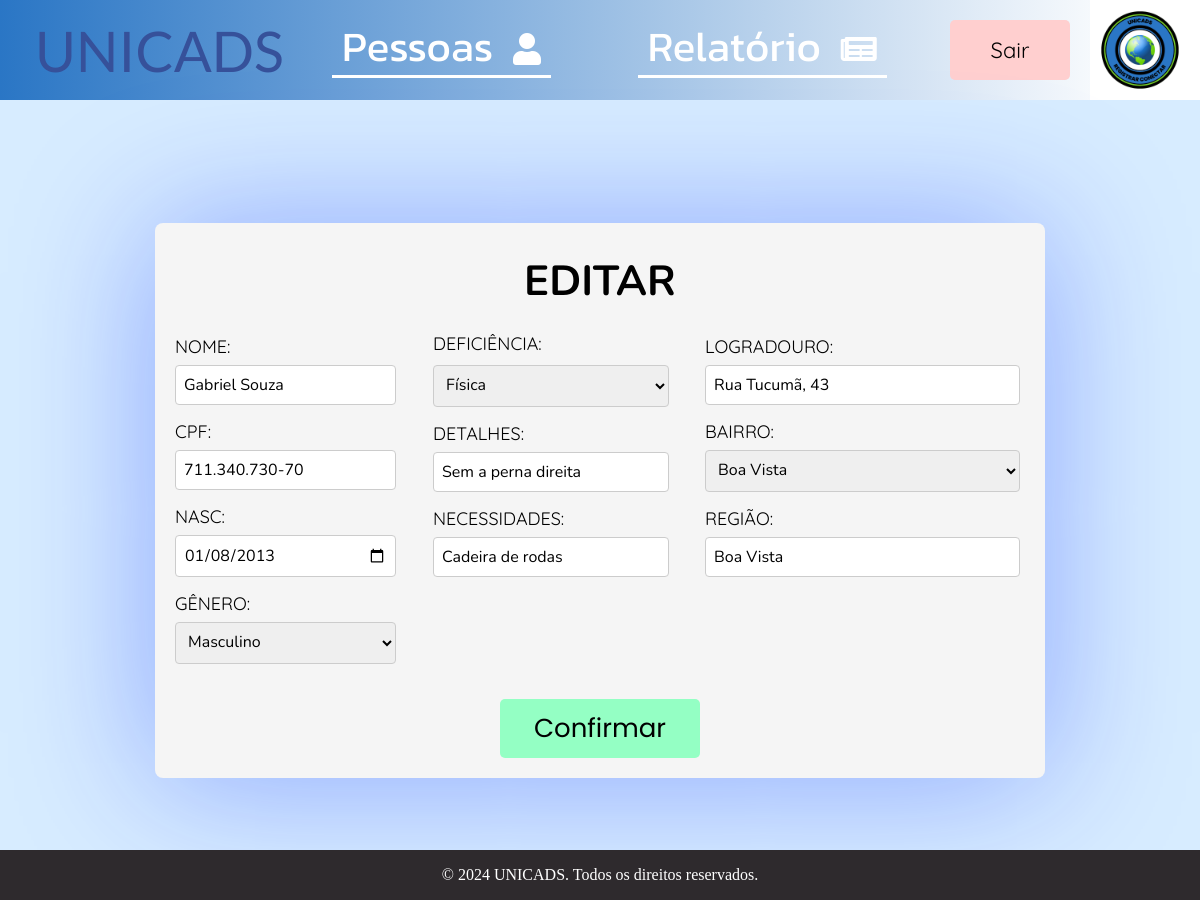
Screenshot of /editar-pessoa/54 (signed in) with the database file from the repository.
### base/models.py (models this page shows, shortened)
class Pessoa(models.Model):
    DEFICIENCIA_CHOICES = [
        ('Física', 'Física'),
        ('Auditiva', 'Auditiva'),
        ('Visual', 'Visual'),
        ('Intelectual', 'Intelectual'),
        ('Psicossocial', 'Psicossocial')
    ]
    nome =  models.CharField(max_length=200, blank=False, null=False)
    cpf = models.CharField(max_length=20)
    data_nasc = models.DateField()
    genero = models.CharField(
        max_length=10,
        choices=[
        ('Masculino', 'Masculino'),
        ('Feminino', 'Feminino'),
    ],
        default='Não informado',
    )
    endereco = models.ForeignKey(Endereco, on_delete=models.SET_NULL, null=True, default=None)
    deficiencia = models.CharField(max_length=15,
                                   choices=DEFICIENCIA_CHOICES,
                                   default='Não informada')
    detalhes = models.CharField(max_length=300, default='Não Fornecido')
    necessidades = models.CharField(max_length=300, default='Não Fornecida')

class Endereco(models.Model):
    BAIRROS_CHOICES = [
        ('Água Verde', 'Água Verde'),
        ('Águas Claras', 'Águas Claras'),
        ('Amizade', 'Amizade'),
        ('Barra do Rio Cerro', 'Barra do Rio Cerro'),
        ('Barra do Rio Molha', 'Barra do Rio Molha'),
        ('Boa Vista', 'Boa Vista'),
        ('Braço Ribeirão Cavalo', 'Braço Ribeirão Cavalo'),
        ('Centenário', 'Centenário'),
        ('Centro', 'Centro'),
        ('Chico de Paulo', 'Chico de Paulo'),
        ('Czerniewicz', 'Czerniewicz'),
        ('Estrada Nova', 'Estrada Nova'),
        ('Ilha da Figueira', 'Ilha da Figueira'),
        ('Jaraguá 84', 'Jaraguá 84'),
        ('Jaraguá 99', 'Jaraguá 99'),
        ('Jaraguá Esquerdo', 'Jaraguá Esquerdo'),
        ('João Pessoa', 'João Pessoa'),
        ('Nereu Ramos', 'Nereu Ramos'),
        ('Nova Brasília', 'Nova Brasília'),
        ('Parque Malwee', 'Parque Malwee'),
        ('Rau', 'Rau'),
        ('Ribeirão Cavalo', 'Ribeirão Cavalo'),
        ('Rio Cerro I', 'Rio Cerro I'),
        ('Rio Cerro II', 'Rio Cerro II'),
        ('Rio da Luz', 'Rio da Luz'),
        ('Rio Molha', 'Rio Molha'),
        ('Santa Luzia', 'Santa Luzia'),
        ('Santo Antônio', 'Santo Antônio'),
        ('São Luís', 'São Luís'),
        ('Tifa Martins', 'Tifa Martins'),
        ('Tifa Monos', 'Tifa Monos'),
        ('Três Rios do Norte', 'Três Rios do Norte'),
        ('Três Rios do Sul', 'Três Rios do Sul'),
        ('Vieira', 'Vieira'),
        ('Vila Baependi', 'Vila Baependi'),
        ('Vila Lalau', 'Vila Lalau'),
        ('Vila Lenzi', 'Vila Lenzi'),
        ('Vila Nova', 'Vila Nova'),
    ]
    logradouro = models.CharField(max_length=200)
    bairro = models.CharField(max_length=100,
                                choices=BAIRROS_CHOICES, default='Não Informado')
    regiao = models.CharField(max_length=100)

### base/views.py (the view, shortened to what this page needs)
# urls.py: path('editar-pessoa/<int:pessoa_id>', views.editar_pessoa, name='editar'),
@login_required(login_url='login/')
def editar_pessoa(request, pessoa_id):
    pessoa = Pessoa.objects.get(id=pessoa_id)
    form_pessoa = PessoaForm(request.POST, instance=pessoa)
    form_endereco = EnderecoForm(request.POST, instance=pessoa.endereco)
    return render(request, 'editar.html', {'form_pessoa': form_pessoa, 'form_endereco': form_endereco, 'pessoa': pessoa, 'bairros':[bairro[0] for bairro in Endereco.BAIRROS_CHOICES]})

### base/forms.py
class PessoaForm(forms.ModelForm):
    detalhes = forms.CharField(required=False)
    necessidades = forms.CharField(required=False)
    class Meta:
        model = Pessoa
        fields = ['nome', 'cpf', 'data_nasc', 'genero', 'deficiencia','detalhes', 'necessidades']

class EnderecoForm(forms.ModelForm):
    class Meta:
        model = Endereco
        fields = ['logradouro', 'bairro', 'regiao']

### base/templates/editar.html (shortened to what this page needs)
{% extends "base.html" %}
{% load static %}
{% block css %}{% static 'css/cadastro_editar.css' %}{% endblock %}
{% block conteudo %}
<link rel="stylesheet" href="https://cdnjs.cloudflare.com/ajax/libs/font-awesome/5.15.4/css/all.min.css">
<main>
    <div class="box">
        <h1 class="text">EDITAR</h1>
        <form method="post" class="edit-form">
            <div class="dados">
                <div class="pessoa">
                    <div class="esquerda">
                        <div class="form-group">
                            <label for="id_nome">NOME:</label>
                            <input type="text" name="nome" id="id_nome" autocomplete="off" value="{{ form_pessoa.instance.nome }}" required>
                        </div>
                        <div class="form-group">
                            <label for="id_cpf">CPF:</label>
                            <input type="text" name="cpf" id="id_cpf" autocomplete="off" maxlength="14" value="{{ form_pessoa.instance.cpf }}">
                        </div>
                        <div class="form-group">
                            <label for="id_nasc">NASC:</label>
                            <input type="date" name="data_nasc" id="id_nasc" autocomplete="off" value="{{ form_pessoa.instance.data_nasc|date:'Y-m-d' }}">
                        </div>
                        <div class="form-group">
                            <label for="id_genero">GÊNERO:</label>
                            <select name="genero" id="id_genero">
                                <option value="Masculino"{% if form_pessoa.genero == 'Masculino' %}selected{% endif %}>Masculino</option>
                            </select>
                        </div>
                    </div>
                    <div class="direita">
                        <div class="form-group">
                            <label for="id_deficiencia">DEFICIÊNCIA:</label>
                            <select name="deficiencia" id="id_deficiencia" required>
                                <option value="Física" {% if form_pessoa.instance.deficiencia == 'Física' %}selected{% endif %}>Física</option>
                            </select>
                        </div>
                        <div class="form-group">
                            <label for="id_detalhes">DETALHES:</label>
                            <input type="text" name="detalhes" id="id_detalhes" autocomplete="off" value="{{ form_pessoa.instance.detalhes }}">
                        </div>
                        <div class="form-group">
                            <label for="id_necessidades">NECESSIDADES:</label>
                            <input type="text" name="necessidades" id="id_necessidades" autocomplete="off" value="{{ form_pessoa.instance.necessidades }}">
                        </div>
                    </div>
                </div>
                <div class="endereco">
                    <div class="form-group">
                        <label for="id_logradouro">LOGRADOURO:</label>
                        <input type="text" name="logradouro" id="id_logradouro" autocomplete="off" value="{{ form_pessoa.instance.endereco.logradouro }}">
                    </div>
                    <div class="form-group">
                        <label for="id_bairro">BAIRRO:</label>
                            <select name="bairro" id="id_bairro" required>
                                {% for bairro in bairros %}
                                <option value="{{ bairro }}" {% if form_pessoa.instance.endereco.bairro == bairro %}selected{% endif %}>{{ bairro }}</option>
                                {% endfor %}
                            </select>
                    </div>
                    <div class="form-group">
                        <label for="id_regiao">REGIÃO:</label>
                        <input type="text" name="regiao" id="id_regiao" autocomplete="off" value="{{ form_pessoa.instance.endereco.regiao }}">
                    </div>
                </div>
            </div>
            <div class="botao">
                <button type="submit" class="btn">Confirmar</button>
            </div>
        </form>
    </div>
</main>
{% endblock %}

### static/css/cadastro_editar.css (style rules this page uses)
main { width: 100%; min-height: 800px; display: flex; align-items: center; justify-content: center; }
.box { width: 850px; padding: 20px; background-color: #f5f5f5; border-radius: 8px; box-shadow: 0 2px 140px rgba(0, 38, 255, 0.363); }
.text { text-align: center; font-family: 'Nunito'; font-size: 42px; margin-top: 10px; margin-bottom: 25px; }
.edit-form { display: flex; flex-direction: column; justify-content: flex-start; }
.dados { display: flex; justify-content: flex-start; }
.pessoa { display: flex; width: 180px; }
.pessoa .direita { margin-top: -3px; margin-left: 100px; }
.endereco { width: 300px; margin-left: 350px; }
.form-group { display: flex; flex-direction: column; margin-bottom: 15px; }
.form-group label { font-family: 'Quicksand'; font-size: 18px; margin-bottom: 7px; }
.form-group select, .form-group input { font-family: 'Nunito'; padding: 8px; font-size: 16px; border: 1px solid #ccc; border-radius: 4px; box-sizing: border-box; width: 140%; }
.direita select { margin-top: 3px; font-size: 16px; width: 180%; }
input#id_logradouro, input#id_regiao, select#id_bairro { width: 105%; }
#id_necessidades, #id_detalhes { width: 180%; }
.botao { display: flex; justify-content: center; margin-top: 20px; }
.botao button { width: 200px; padding: 10px; background-color: #94ffc4; color: rgb(0, 0, 0); border: none; border-radius: 5px; font-size: 26px; font-family: 'Poppins'; cursor: pointer; transition: background 0.3s ease; }

### base/templates/base.html (style rules this page uses)
body { margin: 0; padding: 0; min-height: 900px; min-width: fit-content; background-color: rgb(215, 236, 255); }

### rows the page displays
Pessoa: nome "Gabriel Souza", cpf "711.340.730-70", data_nasc "01/08/2013", deficiencia "Física", detalhes "Sem a perna direita", necessidades "Cadeira de rodas", logradouro "Rua Tucumã, 43", bairro "Boa Vista", regiao "Boa Vista"
